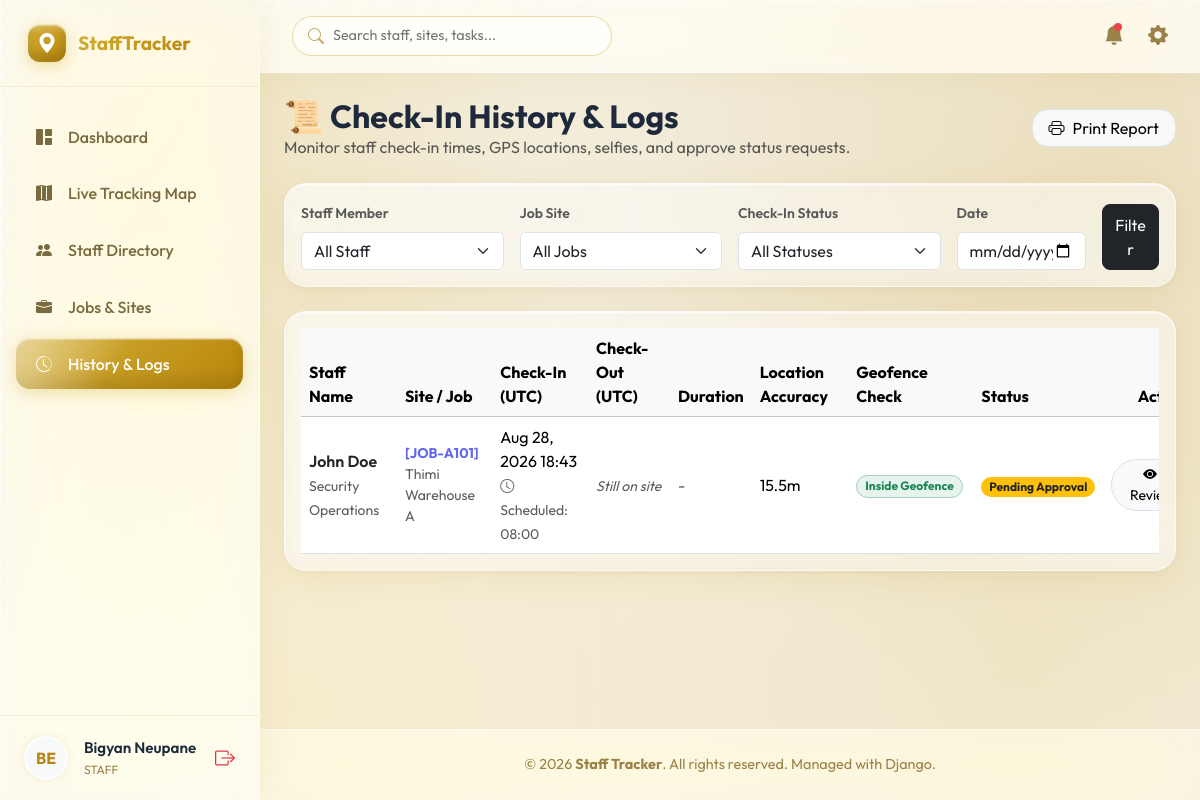
The page /history/ (signed in) on the database as committed earlier.
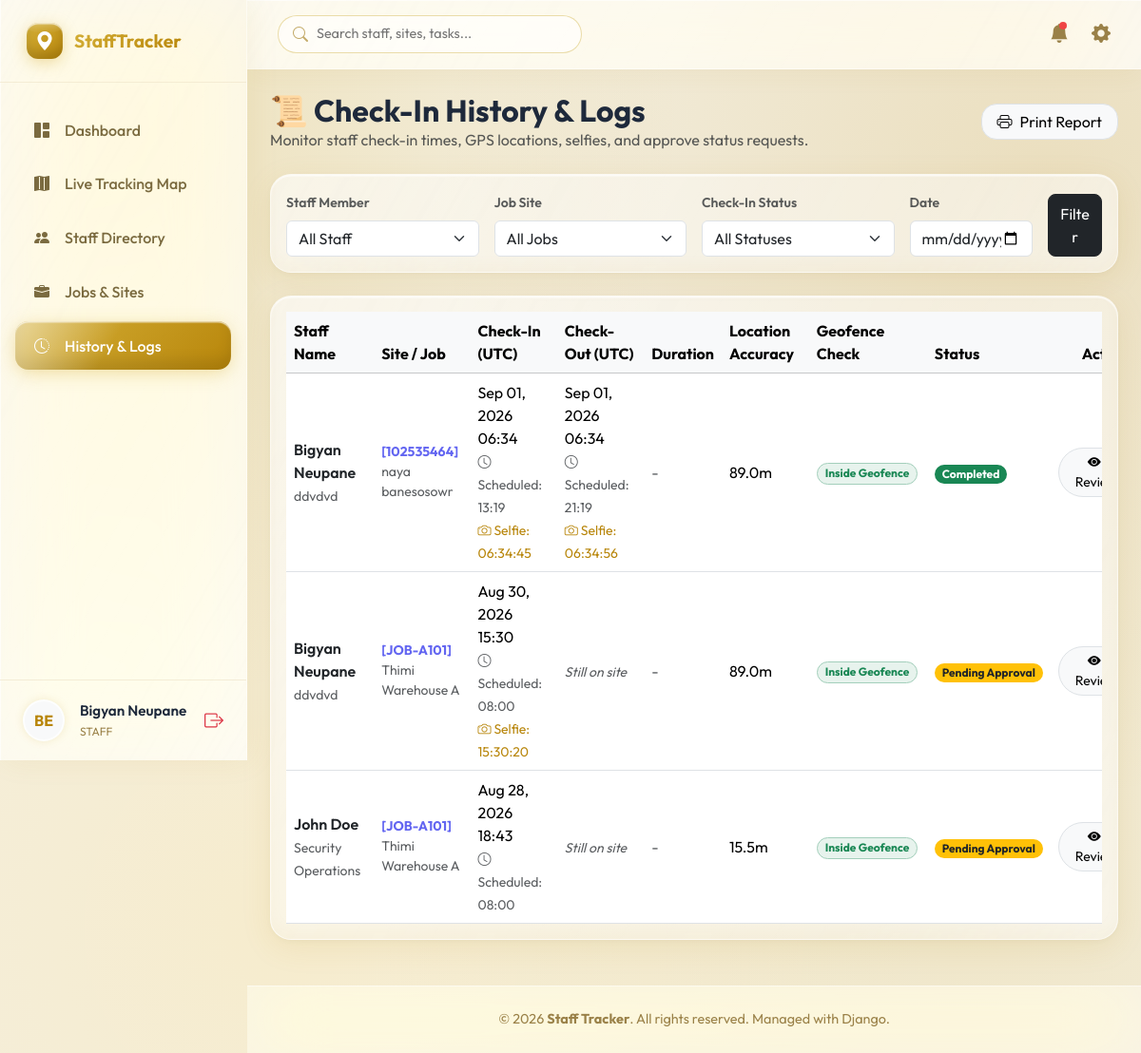
The same page on the database as committed later.
### staff_app/models.py (models this page shows, shortened)
class Profile(models.Model):
    ROLE_CHOICES = [
        ('STAFF', 'Staff'),
        ('ADMIN', 'Admin'),
        ('SUPER_ADMIN', 'Super Admin'),
    ]
    user = models.OneToOneField(User, on_delete=models.CASCADE, related_name='profile')
    role = models.CharField(max_length=20, choices=ROLE_CHOICES, default='STAFF')
    phone = models.CharField(max_length=20, blank=True, null=True)
    avatar = models.ImageField(upload_to='avatars/', blank=True, null=True)
    department = models.CharField(max_length=100, blank=True, null=True)
    joined_date = models.DateField(auto_now_add=True)
    visa_document = models.ImageField(upload_to='documents/visa/', blank=True, null=True)
    passport_document = models.ImageField(upload_to='documents/passport/', blank=True, null=True)
    photo_document = models.ImageField(upload_to='documents/photo/', blank=True, null=True)
    other_document = models.ImageField(upload_to='documents/other/', blank=True, null=True)

class CheckInRecord(models.Model):
    STATUS_CHOICES = [
        ('PENDING_APPROVAL', 'Pending Approval'),
        ('APPROVED', 'Approved'),
        ('REJECTED', 'Rejected'),
        ('AWAITING_SELFIE', 'Awaiting Selfie'),
        ('COMPLETED', 'Completed'),
        ('REUPLOAD_REQUESTED', 'Re-upload Requested'),
    ]
    job = models.ForeignKey(Job, on_delete=models.CASCADE, related_name='checkins')
    user = models.ForeignKey(User, on_delete=models.CASCADE, related_name='checkins')
    timestamp = models.DateTimeField(auto_now_add=True)
    check_in_lat = models.FloatField()
    check_in_lng = models.FloatField()
    accuracy = models.FloatField() # GPS accuracy in meters
    distance_from_center = models.FloatField() # meters from geofence center
    is_inside_geofence = models.BooleanField(default=True)
    selfie = models.ImageField(upload_to='selfies/checkin/', blank=True, null=True)
    selfie_captured_at = models.DateTimeField(blank=True, null=True)
    status = models.CharField(max_length=30, choices=STATUS_CHOICES, default='PENDING_APPROVAL')
    status_notes = models.TextField(blank=True, null=True)
    is_emergency = models.BooleanField(default=False)
    emergency_reason = models.TextField(blank=True, null=True)
    reviewed_by = models.ForeignKey(User, on_delete=models.SET_NULL, null=True, blank=True, related_name='reviewed_checkins')
    reviewed_at = models.DateTimeField(blank=True, null=True)
    check_out_timestamp = models.DateTimeField(blank=True, null=True)
    check_out_lat = models.FloatField(blank=True, null=True)
    check_out_lng = models.FloatField(blank=True, null=True)
    check_out_accuracy = models.FloatField(blank=True, null=True)
    check_out_notes = models.TextField(blank=True, null=True)
    check_out_selfie = models.ImageField(upload_to='selfies/checkout/', blank=True, null=True)
    checkout_selfie_captured_at = models.DateTimeField(blank=True, null=True)
    duration_minutes = models.IntegerField(blank=True, null=True)

class Job(models.Model):
    STATUS_CHOICES = [
        ('UPCOMING', 'Upcoming'),
        ('CHECKED_IN', 'Checked In'),
        ('PENDING_APPROVAL', 'Pending Approval'),
        ('APPROVED', 'Approved'),
        ('REJECTED', 'Rejected'),
        ('COMPLETED', 'Completed'),
    ]
    title = models.CharField(max_length=200)
    code = models.CharField(max_length=50, unique=True)
    description = models.TextField(blank=True, null=True)
    instructions_json = models.TextField(default='[]', help_text='JSON list of instructions')
    site_name = models.CharField(max_length=200)
    address = models.TextField()
    lat = models.FloatField()
    lng = models.FloatField()
    geofence_radius = models.IntegerField(default=75) # in meters
    assigned_staff = models.ManyToManyField(User, related_name='assigned_jobs', blank=True)
    start_time = models.TimeField()
    end_time = models.TimeField()
    date = models.DateField()
    require_selfie = models.BooleanField(default=True)
    require_checkout = models.BooleanField(default=True)
    status = models.CharField(max_length=30, choices=STATUS_CHOICES, default='UPCOMING')
    created_at = models.DateTimeField(auto_now_add=True)
    is_adhoc = models.BooleanField(default=False)
    requested_by = models.ForeignKey(User, on_delete=models.SET_NULL, null=True, blank=True, related_name='adhoc_job_requests')

### staff_app/views.py (the view, shortened to what this page needs)
# urls.py: path("history/", views.history_view, name="history"),
@login_required
def history_view(request):
    is_api = request.GET.get('api')
    record_id = request.GET.get('id')
    action = request.GET.get('action')
    checkins = CheckInRecord.objects.all().order_by('-timestamp')
    user_filter = request.GET.get('user')
    job_filter = request.GET.get('job')
    status_filter = request.GET.get('status')
    date_filter = request.GET.get('date')
    if user_filter:
        checkins = checkins.filter(user_id=user_filter)
    if job_filter:
        checkins = checkins.filter(job_id=job_filter)
    if status_filter:
        checkins = checkins.filter(status=status_filter)
    if date_filter:
        checkins = checkins.filter(timestamp__date=date_filter)
    staff_list = User.objects.filter(profile__role='STAFF')
    jobs_list = Job.objects.all()
    context = {
        'checkins': checkins,
        'staff_list': staff_list,
        'jobs_list': jobs_list,
    }
    return render(request, 'history.html', context)

### templates/history.html (shortened to what this page needs)
{% extends 'base.html' %}
{% block content %}
<div class="d-flex justify-content-between align-items-center mb-4 header-row">
    <div>
        <h2 class="fw-bold mb-0">📜 Check-In History & Logs</h2>
        <p class="text-muted mb-0">Monitor staff check-in times, GPS locations, selfies, and approve status requests.</p>
    </div>
    <div>
        <button onclick="window.print()" class="btn btn-light border rounded-4 px-3">
            <i class="bi bi-printer me-2"></i>Print Report
        </button>
    </div>
</div>
<div class="card p-3 mb-4">
    <form method="GET" class="row g-3 align-items-center">
        <div class="col-6 col-md-3">
            <label class="form-label text-muted small fw-semibold">Staff Member</label>
            <select name="user" class="form-select">
                <option value="">All Staff</option>
            </select>
        </div>
        <div class="col-6 col-md-3">
            <label class="form-label text-muted small fw-semibold">Job Site</label>
            <select name="job" class="form-select">
                <option value="">All Jobs</option>
            </select>
        </div>
        <div class="col-6 col-md-3">
            <label class="form-label text-muted small fw-semibold">Check-In Status</label>
            <select name="status" class="form-select">
                <option value="">All Statuses</option>
            </select>
        </div>
        <div class="col-6 col-md-2">
            <label class="form-label text-muted small fw-semibold">Date</label>
            <input type="date" name="date" class="form-control" value="{{ request.GET.date|default:'' }}">
        </div>
        <div class="col-12 col-md-1 align-self-end">
            <button type="submit" class="btn btn-dark w-100 rounded-3 py-2">Filter</button>
        </div>
    </form>
</div>
<div class="card p-3 mb-4">
    <div class="table-responsive history-table-wrap">
        <table class="table table-hover align-middle mb-0">
            <thead class="table-light">
                <tr>
                    <th>Staff Name</th>
                    <th>Site / Job</th>
                    <th>Check-In (UTC)</th>
                    <th>Check-Out (UTC)</th>
                    <th>Duration</th>
                    <th>Location Accuracy</th>
                    <th>Geofence Check</th>
                    <th>Status</th>
                    <th class="text-end">Actions</th>
                </tr>
            </thead>
            <tbody>
                {% for record in checkins %}
                    <tr>
                        <td>
                            <div class="fw-semibold text-dark">{{ record.user.get_full_name|default:record.user.username }}</div>
                            <small class="text-muted">{{ record.user.profile.department|default:"No Department" }}</small>
                        </td>
                        <td>
                            <div class="fw-bold small text-indigo">[{{ record.job.code }}]</div>
                            <div class="small text-muted">{{ record.job.site_name }}</div>
                        </td>
                        <td>
                            <div>{{ record.timestamp|date:"M d, Y H:i" }}</div>
                            <small class="text-muted"><i class="bi bi-clock"></i> Scheduled: {{ record.job.start_time|time:"H:i" }}</small>
                            {% if record.selfie_captured_at %}
                                <br><small class="text-gold"><i class="bi bi-camera"></i> Selfie: {{ record.selfie_captured_at|date:"H:i:s" }}</small>
                            {% endif %}
                        </td>
                        <td>
                            {% if record.check_out_timestamp %}
                                <div>{{ record.check_out_timestamp|date:"M d, Y H:i" }}</div>
                                <small class="text-muted"><i class="bi bi-clock"></i> Scheduled: {{ record.job.end_time|time:"H:i" }}</small>
                                {% if record.checkout_selfie_captured_at %}
                                    <br><small class="text-gold"><i class="bi bi-camera"></i> Selfie: {{ record.checkout_selfie_captured_at|date:"H:i:s" }}</small>
                                {% endif %}
                            {% else %}
                                <span class="text-muted small"><em>Still on site</em></span>
                            {% endif %}
                        </td>
                        <td>
                            {% if record.duration_minutes %}
                                <span class="fw-bold">{{ record.duration_minutes }} mins</span>
                            {% else %}
                                <span class="text-muted">-</span>
                            {% endif %}
                        </td>
                        <td>{{ record.accuracy|floatformat:1 }}m</td>
                        <td>
                            {% if record.is_inside_geofence %}
                                <span class="badge bg-success-subtle text-success border border-success-subtle rounded-pill px-2">Inside Geofence</span>
                            {% else %}
                                <span class="badge bg-danger-subtle text-danger border border-danger-subtle rounded-pill px-2">Outside Geofence</span>
                            {% endif %}
                        </td>
                        <td>
                            <span class="badge rounded-pill
                                {% if record.status == 'APPROVED' or record.status == 'COMPLETED' %}bg-success
                                {% elif record.status == 'PENDING_APPROVAL' %}bg-warning text-dark
                                {% else %}bg-danger{% endif %}">
                                {{ record.get_status_display }}
                            </span>
                        </td>
                        <td class="text-end">
                            <button class="btn btn-sm btn-light border rounded-pill px-3" onclick="viewLogDetails({{ record.id }})">
                                <i class="bi bi-eye-fill me-1"></i> Review
                            </button>
                        </td>
                    </tr>
                {% empty %}
                    <tr>
                        <td colspan="9" class="text-center py-5 text-muted">No check-in logs found matching your filters.</td>
                    </tr>
                {% endfor %}
            </tbody>
        </table>
    </div>
</div>
{% endblock %}

### templates/base.html (shortened to what this page needs)
<!DOCTYPE html>
<html lang="en">
<head>
    <link href="https://cdn.jsdelivr.net/npm/bootstrap@5.3.2/dist/css/bootstrap.min.css" rel="stylesheet">
    <link href="https://cdn.jsdelivr.net/npm/bootstrap-icons@1.11.2/font/bootstrap-icons.min.css" rel="stylesheet">
    <link rel="stylesheet" href="https://unpkg.com/leaflet@1.9.4/dist/leaflet.css"/>
</head>
<body>
    {% if user.is_authenticated %}
    <div class="sidebar">
        <div class="sidebar-brand">
            <div class="brand-logo"><i class="bi bi-geo-alt-fill"></i></div>
            <div class="brand-name">StaffTracker</div>
        </div>
        <ul class="sidebar-menu">
            <li class="menu-item {% if request.resolver_match.url_name == 'dashboard' %}active{% endif %}">
                <a href="{% url 'dashboard' %}">
                    <i class="bi bi-grid-1x2-fill"></i>
                    <span>Dashboard</span>
                </a>
            </li>
            <li class="menu-item {% if request.resolver_match.url_name == 'map_view' %}active{% endif %}">
                <a href="{% url 'map_view' %}">
                    <i class="bi bi-map-fill"></i>
                    <span>Live Tracking Map</span>
                </a>
            </li>
            <li class="menu-item {% if 'staff' in request.path %}active{% endif %}">
                <a href="{% url 'staff_list' %}">
                    <i class="bi bi-people-fill"></i>
                    <span>Staff Directory</span>
                </a>
            </li>
            <li class="menu-item {% if 'jobs' in request.path %}active{% endif %}">
                <a href="{% url 'job_list' %}">
                    <i class="bi bi-briefcase-fill"></i>
                    <span>Jobs & Sites</span>
                </a>
            </li>
            <li class="menu-item {% if request.resolver_match.url_name == 'history' %}active{% endif %}">
                <a href="{% url 'history' %}">
                    <i class="bi bi-clock-history"></i>
                    <span>History & Logs</span>
                </a>
            </li>
        </ul>
        <div class="sidebar-user">
            {% if user.profile.avatar %}
                <img src="{{ user.profile.avatar.url }}" class="user-avatar" alt="Avatar">
            {% else %}
                <div class="user-avatar d-flex align-items-center justify-content-center bg-light text-gold fw-bold">
                    {{ user.username|slice:":2"|upper }}
                </div>
            {% endif %}
            <div class="user-info">
                <div class="user-name">{{ user.get_full_name|default:user.username }}</div>
                <div class="user-role">{{ user.profile.role }}</div>
            </div>
            <a href="{% url 'logout' %}" class="text-danger" title="Logout">
                <i class="bi bi-box-arrow-right fs-5"></i>
            </a>
        </div>
    </div>
    {% endif %}
    <div class="main-wrapper" style="{% if not user.is_authenticated %}margin-left: 0;{% endif %}">
        {% if user.is_authenticated %}
        <div class="top-navbar">
            <div class="d-flex align-items-center flex-grow-1">
                <div class="navbar-search">
                    <i class="bi bi-search"></i>
                    <input type="text" placeholder="Search staff, sites, tasks...">
                </div>
            </div>
            <div class="navbar-actions">
                <a href="{% url 'history' %}?status=PENDING_APPROVAL" class="action-btn" title="Pending Approvals">
                    <i class="bi bi-bell-fill"></i>
                    <span class="notification-dot"></span>
                </a>
                <a href="/admin/" class="action-btn d-none d-lg-inline-block" title="Django Admin Panel">
                    <i class="bi bi-gear-fill"></i>
                </a>
            </div>
        </div>
        {% endif %}
        <div class="container-fluid p-4 animate-fade-in">
            {% block content %}{% endblock %}
        </div>
        <footer class="footer">
            &copy; 2026 <strong>{{ settings.company_name|default:"Staff Tracker" }}</strong>. All rights reserved. Managed with Django.
        </footer>
    </div>
</body>
</html>

### templates/history.html (style rules this page uses)
.bg-success-subtle { background-color: rgba(25, 135, 84, 0.1) !important; }
.text-indigo { color: #6366f1; }
.text-gold { color: #b8860b; }
.history-table-wrap { -webkit-overflow-scrolling: touch; }
.history-table-wrap table { min-width: 900px; }

Rows that differ between the two databases and show on the page:
added CheckInRecord: user.get_full_name "Bigyan Neupane", user.profile.department "ddvdvd", job.code "102535464", job.site_name "naya banesosowr", timestamp "Sep 01, 2026 06:34", job.start_time "13:19", selfie_captured_at "06:34:45", check_out_timestamp "Sep 01, 2026 06:34", job.end_time "21:19", checkout_selfie_captured_at "06:34:56", accuracy "89.0", is_inside_geofence "Inside Geofence", status "Completed"
added CheckInRecord: user.get_full_name "Bigyan Neupane", user.profile.department "ddvdvd", job.code "JOB-A101", job.site_name "Thimi Warehouse A", timestamp "Aug 30, 2026 15:30", job.start_time "08:00", selfie_captured_at "15:30:20", shows "Still on site", accuracy "89.0", is_inside_geofence "Inside Geofence", status "Pending Approval"
